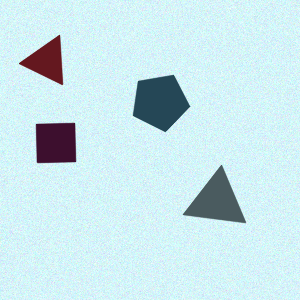
#> input picture data/generated/scenes/test/scene_0000.png, 300 x 300 px
$ python -i preprocess.py   (imports and definitions only)
#> lines starting #> are read from the running program, lines starting #| are printed output that depends on the picture; after the words box and inside, x2 and y2 are one past the last pixel; in counts of white or black regions, pixels touching at a corner belong together
#> in silhouette, img is the input picture: shape (300, 300, 3); mean B, G, R 235.1, 229.8, 201.4
import cv2
import numpy as np

SIZE, PAD = 64, 4


def shape_mask(img_bgr, low_contrast=False, low_thresh=25):
    """Binary mask (255 = shape) from colour distance to the background."""
#> called with low_contrast = False, low_thresh = 25
    img = cv2.GaussianBlur(img_bgr, (5, 5), 0)
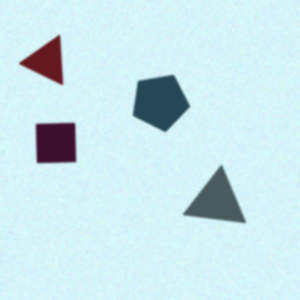
#> img: shape (300, 300, 3); mean B, G, R 235.1, 229.8, 201.4
    border = np.concatenate([img[0], img[-1], img[:, 0], img[:, -1]])
#> border = 1200 rows, first 8: [252, 244, 205], [250, 244, 207], [246, 247, 210], [245, 249, 212], [246, 248, 211], [248, 245, 211], [249, 244, 211], [250, 243, 211]
    bg = np.median(border, axis=0)
#> bg = [249, 244, 213]
    dist = np.linalg.norm(img.astype(np.float32) - bg, axis=2)
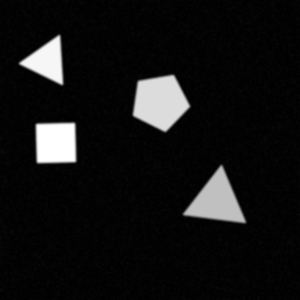
#> dist: shape (300, 300) float64; min 0, max 341.7, mean 26; drawn with min black and max white
    scale = 255 / max(dist.max(), 1)
#> scale = 0.746
    d8 = np.clip(dist * scale, 0, 255).astype(np.uint8)
    t, mask = cv2.threshold(d8, 0, 255, cv2.THRESH_BINARY + cv2.THRESH_OTSU)
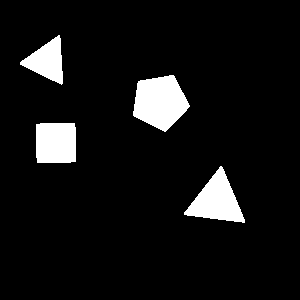
#> mask: shape (300, 300); 7.5% white; 4 white regions, box (x1, y1, x2, y2) and area: (133, 75, 190, 132) 2230, (184, 166, 245, 223) 1757, (36, 123, 76, 163) 1582, (20, 35, 63, 85) 1138
#> t = 109
    if low_contrast:   # keep pale shapes even when other shapes are very dark
        thr = min(t / scale, low_thresh)
        mask = ((dist > thr) * 255).astype(np.uint8)
    return mask


def silhouette(path, size=SIZE, pad=PAD):
    img = cv2.imread(str(path))
    mask = shape_mask(img)
    mask = cv2.morphologyEx(mask, cv2.MORPH_OPEN, np.ones((3, 3), np.uint8))
#> mask: shape (300, 300); 7.4% white; 4 white regions
    cnts, _ = cv2.findContours(mask, cv2.RETR_EXTERNAL, cv2.CHAIN_APPROX_SIMPLE)
#> cnts = 4 contours; box (x1, y1, x2, y2) and area: (133, 75, 189, 131) 2146, (184, 167, 245, 223) 1672, (36, 123, 76, 163) 1505, (20, 36, 63, 84) 1069
    if not cnts:
        return None
    c = max(cnts, key=cv2.contourArea)
#> c = contour of 85 points, box (x1, y1, x2, y2) (133, 75, 189, 131), area 2146
    x, y, w, h = cv2.boundingRect(c)
#> x = 133; y = 75; w = 56; h = 56
    filled = np.zeros_like(mask)
    cv2.drawContours(filled, [c], -1, 255, -1)
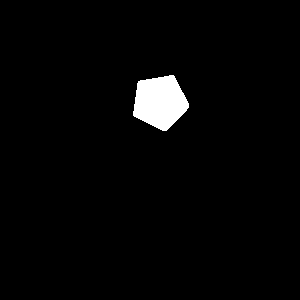
#> filled: shape (300, 300); 2.5% white; 1 white region, box (x1, y1, x2, y2) and area: (133, 75, 189, 131) 2226
    crop = filled[y:y + h, x:x + w]
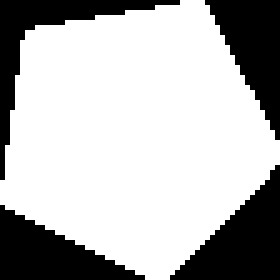
#> crop: shape (56, 56) (shown 5 times larger); 71% white; 4 black regions, box (x1, y1, x2, y2) and area: (34, 33, 56, 56) 255, (0, 41, 29, 56) 225, (41, 0, 56, 28) 219, (0, 0, 36, 36) 211
    s = max(w, h)
#> s = 56
    square = np.zeros((s, s), np.uint8)
    oy, ox = (s - h) // 2, (s - w) // 2
#> oy = 0; ox = 0
    square[oy:oy + h, ox:ox + w] = crop
    inner = size - 2 * pad
    interp = cv2.INTER_AREA if s > inner else cv2.INTER_LINEAR
#> interp = 1
    out = cv2.resize(square, (inner, inner), interpolation=interp)
    return cv2.copyMakeBorder(out, pad, pad, pad, pad, cv2.BORDER_CONSTANT, value=0)
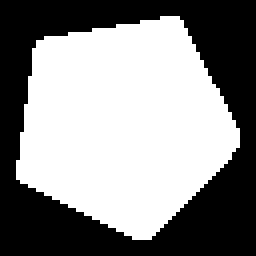
#> returned value: shape (64, 64) (shown 4 times larger); 54.3% white; 1 black region, box (x1, y1, x2, y2) and area: (0, 0, 64, 64) 1870

>>> result = silhouette('../data/generated/scenes/test/scene_0000.png')

$ run again, on data/generated/scenes/test/scene_0001.png
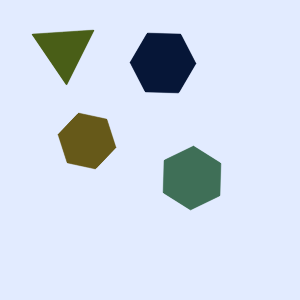
#> input picture data/generated/scenes/test/scene_0001.png, 300 x 300 px
#> in silhouette, img is the input picture: shape (300, 300, 3); mean B, G, R 232.9, 217.7, 207.6
#> border = 1200 rows, first 8: [255, 235, 226], [255, 235, 226], [255, 235, 226], [255, 235, 226], [255, 235, 226], [255, 235, 226], [255, 235, 226], [255, 235, 226]
#> bg = [255, 235, 226]
#> scale = 0.697
#> in shape_mask, `t, mask = cv2.threshold(d8, 0, 255, cv2.THRESH_BINARY + cv2.THRESH_OTSU)`:
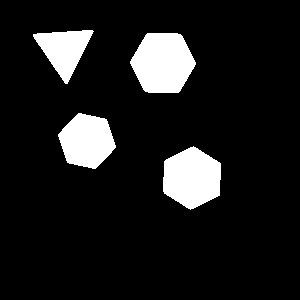
#> mask: shape (300, 300); 10.9% white; 4 white regions, box (x1, y1, x2, y2) and area: (130, 33, 196, 93) 3020, (163, 146, 221, 210) 2753, (58, 113, 116, 169) 2296, (33, 30, 94, 84) 1716
#> t = 105
#> cnts = 4 contours; box (x1, y1, x2, y2) and area: (130, 33, 196, 93) 2928, (163, 147, 221, 209) 2662, (58, 113, 116, 169) 2218, (33, 30, 93, 84) 1632
#> c = contour of 108 points, box (x1, y1, x2, y2) (130, 33, 196, 93), area 2928
#> x = 130; y = 33; w = 66; h = 60
#> filled: shape (300, 300); 3.4% white; 1 white region, box (x1, y1, x2, y2) and area: (130, 33, 196, 93) 3020
#> crop: shape (60, 66); 76.3% white; 4 black regions, box (x1, y1, x2, y2) and area: (0, 0, 17, 28) 241, (49, 32, 66, 60) 241, (48, 0, 66, 29) 229, (0, 31, 18, 60) 229
#> s = 66
#> oy = 3; ox = 0
#> square: shape (66, 66); 69.3% white; 2 black regions, box (x1, y1, x2, y2) and area: (0, 0, 66, 32) 668, (0, 34, 66, 66) 668
#> interp = 3
#> in silhouette, `return cv2.copyMakeBorder(out, pad, pad, pad, pad, cv2.BORDER_CONSTANT..`:
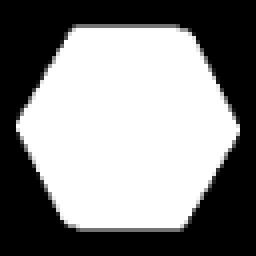
#> returned value: shape (64, 64) (shown 4 times larger); min 0, max 255, mean 135.4

$ run again, on data/generated/scenes/test/scene_0002.png
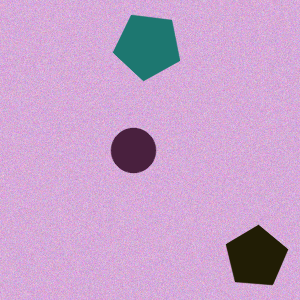
#> input picture data/generated/scenes/test/scene_0002.png, 300 x 300 px
#> in silhouette, img is the input picture: shape (300, 300, 3); mean B, G, R 204.2, 162.3, 200.5
#> border = 1200 rows, first 8: [217, 167, 217], [216, 168, 217], [214, 170, 216], [216, 173, 214], [219, 174, 213], [219, 172, 214], [218, 168, 216], [219, 164, 217]
#> bg = [217, 171, 214]
#> scale = 0.815
#> in shape_mask, `t, mask = cv2.threshold(d8, 0, 255, cv2.THRESH_BINARY + cv2.THRESH_OTSU)`:
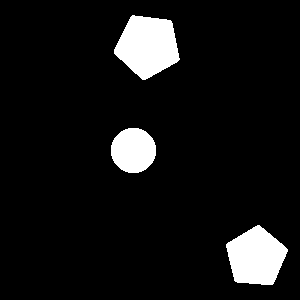
#> mask: shape (300, 300); 8% white; 3 white regions, box (x1, y1, x2, y2) and area: (114, 15, 180, 80) 2960, (226, 225, 288, 285) 2603, (111, 128, 156, 173) 1605
#> t = 104
#> cnts = 3 contours; box (x1, y1, x2, y2) and area: (114, 15, 179, 80) 2867, (226, 225, 288, 285) 2517, (111, 128, 156, 173) 1542
#> c = contour of 96 points, box (x1, y1, x2, y2) (114, 15, 179, 80), area 2867
#> x = 114; y = 15; w = 65
#> filled: shape (300, 300); 3.3% white; 1 white region, box (x1, y1, x2, y2) and area: (114, 15, 179, 80) 2958
#> crop: shape (65, 65); 70% white; 4 black regions, box (x1, y1, x2, y2) and area: (0, 39, 28, 65) 377, (32, 46, 65, 65) 316, (0, 0, 18, 34) 307, (21, 0, 65, 38) 267
#> oy = 0
#> interp = 3
#> in silhouette, `return cv2.copyMakeBorder(out, pad, pad, pad, pad, cv2.BORDER_CONSTANT..`:
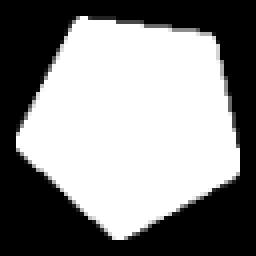
#> returned value: shape (64, 64) (shown 4 times larger); min 0, max 255, mean 136.7

$ run again, on data/generated/scenes/test/scene_0003.png
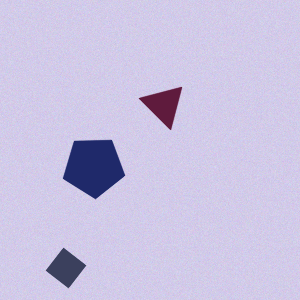
#> input picture data/generated/scenes/test/scene_0003.png, 300 x 300 px
#> in silhouette, img is the input picture: shape (300, 300, 3); mean B, G, R 225.9, 194.9, 201.9
#> border = 1200 rows, first 8: [233, 202, 210], [233, 203, 209], [232, 203, 208], [233, 202, 207], [233, 202, 208], [234, 203, 210], [234, 204, 211], [233, 202, 211]
#> bg = [232, 203, 210]
#> scale = 0.936
#> in shape_mask, `t, mask = cv2.threshold(d8, 0, 255, cv2.THRESH_BINARY + cv2.THRESH_OTSU)`:
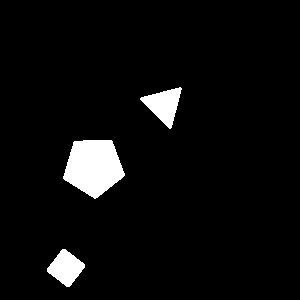
#> mask: shape (300, 300); 4.8% white; 3 white regions, box (x1, y1, x2, y2) and area: (63, 140, 125, 199) 2559, (140, 87, 182, 129) 897, (47, 249, 85, 287) 834
#> t = 120
#> cnts = 3 contours; box (x1, y1, x2, y2) and area: (63, 140, 125, 198) 2471, (141, 88, 181, 128) 832, (47, 249, 85, 287) 789
#> c = contour of 86 points, box (x1, y1, x2, y2) (63, 140, 125, 198), area 2471
#> x = 63; y = 140; w = 62; h = 58
#> filled: shape (300, 300); 2.8% white; 1 white region, box (x1, y1, x2, y2) and area: (63, 140, 125, 198) 2557
#> crop: shape (58, 62); 71.1% white; 4 black regions, box (x1, y1, x2, y2) and area: (35, 36, 62, 58) 307, (0, 39, 30, 58) 289, (49, 0, 62, 33) 224, (0, 0, 20, 36) 219
#> s = 62
#> oy = 2; ox = 0
#> square: shape (62, 62); 66.5% white; 2 black regions, box (x1, y1, x2, y2) and area: (0, 38, 62, 62) 720, (0, 0, 62, 38) 567
#> interp = 3
#> in silhouette, `return cv2.copyMakeBorder(out, pad, pad, pad, pad, cv2.BORDER_CONSTANT..`:
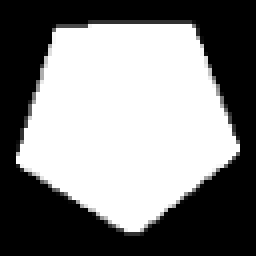
#> returned value: shape (64, 64) (shown 4 times larger); min 0, max 255, mean 129.9
